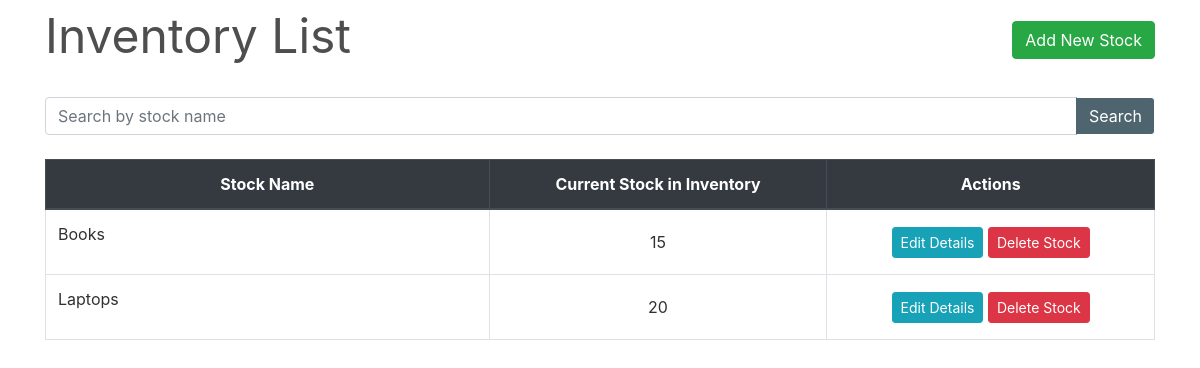
The app's page /inventory/, older data.
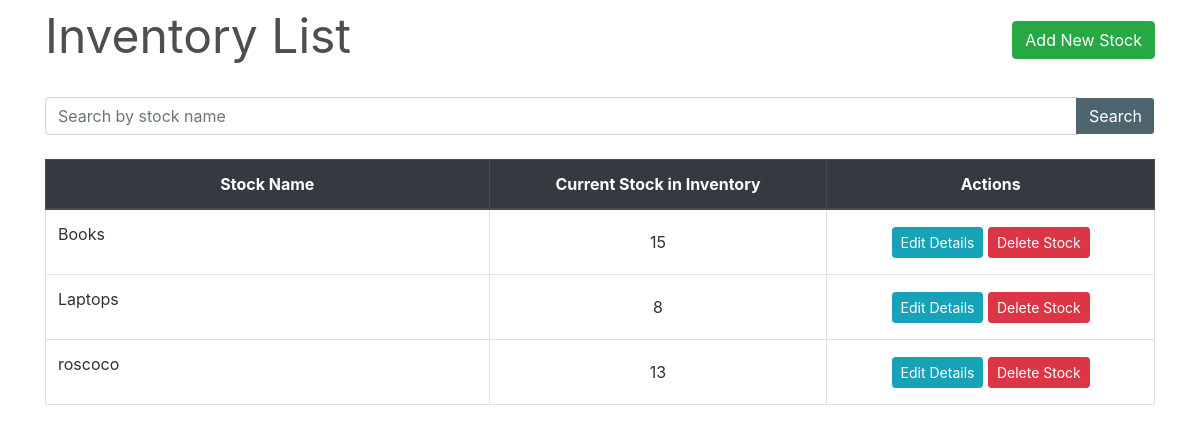
The same page, newer data.
### inventory/models.py (models this page shows, shortened)
class Stock(models.Model):
    id = models.AutoField(primary_key=True)
    name = models.CharField(max_length=30, unique=True)
    quantity = models.IntegerField(default=1)
    is_deleted = models.BooleanField(default=False)

### inventory/views.py (the view)
# urls.py: path('', views.StockListView.as_view(), name='inventory'),
class StockListView(FilterView):
    filterset_class = StockFilter
    queryset = Stock.objects.filter(is_deleted=False)
    template_name = 'inventory.html'
    paginate_by = 10

### inventory/templates/inventory.html (shortened to what this page needs)
{% extends "base.html" %}
{% load widget_tweaks %}
{% block content %}
    <div class="row" style="color: #4e4e4e; font-style: bold; font-size: 3rem; ">
        <div class="col-md-8">Inventory List</div>
        <div class="col-md-4">
            <div style="float:right;"> <a class="btn btn-success" href="{% url 'new-stock' %}">Add New Stock</a> </div>
        </div>
    </div>
    <div style="border-bottom: 1px solid white;"></div>
    <br>
    <table class="table table-css table-bordered table-hover">
        <form method="get">
            <div class="input-group search">
                {% render_field filter.form.name class="form-control textinput" placeholder="Search by stock name" %}
                <div class="input-group-append">
                   <button type="submit" class="btn btn-pink"> Search </button>
                </div>
            </div>
        </form>
        <br>
        <thead class="thead-dark align-middle">
            <tr>
                <th width="40%">Stock Name</th>
                <th>Current Stock in Inventory</th>
                <th>Actions</th>
            </tr>
        </thead>
{% if object_list %}
        <tbody>
            {% for stock in object_list %}
                <tr>
                    <td>
                        <p>{{ stock.name }}</p>
                    </td>
                    <td class="align-middle">{{ stock.quantity }}</td>
                    <td class="align-middle">
                        <a href="{% url 'edit-stock' stock.pk %}" class="btn btn-info btn-sm">Edit Details</a>
                        <a href="{% url 'delete-stock' stock.pk %}" class="btn btn-danger btn-sm"> Delete Stock </a>
                    </td>
                </tr>
            {% endfor %}
        </tbody>
    </table>
{% else %}
        <tbody></tbody>
    </table>
    <br><br><br><br><br><br><br><br>
    <div style="color: #575757; font-style: bold; font-size: 1.5rem; text-align: center;">The records are empty. Please try adding some.</div>
{% endif %}
{% endblock content %}

Row changes from the older to the newer data that the page shows:
changed Stock "Laptops": quantity "20" → "8"
added Stock: name "roscoco", quantity "13"
